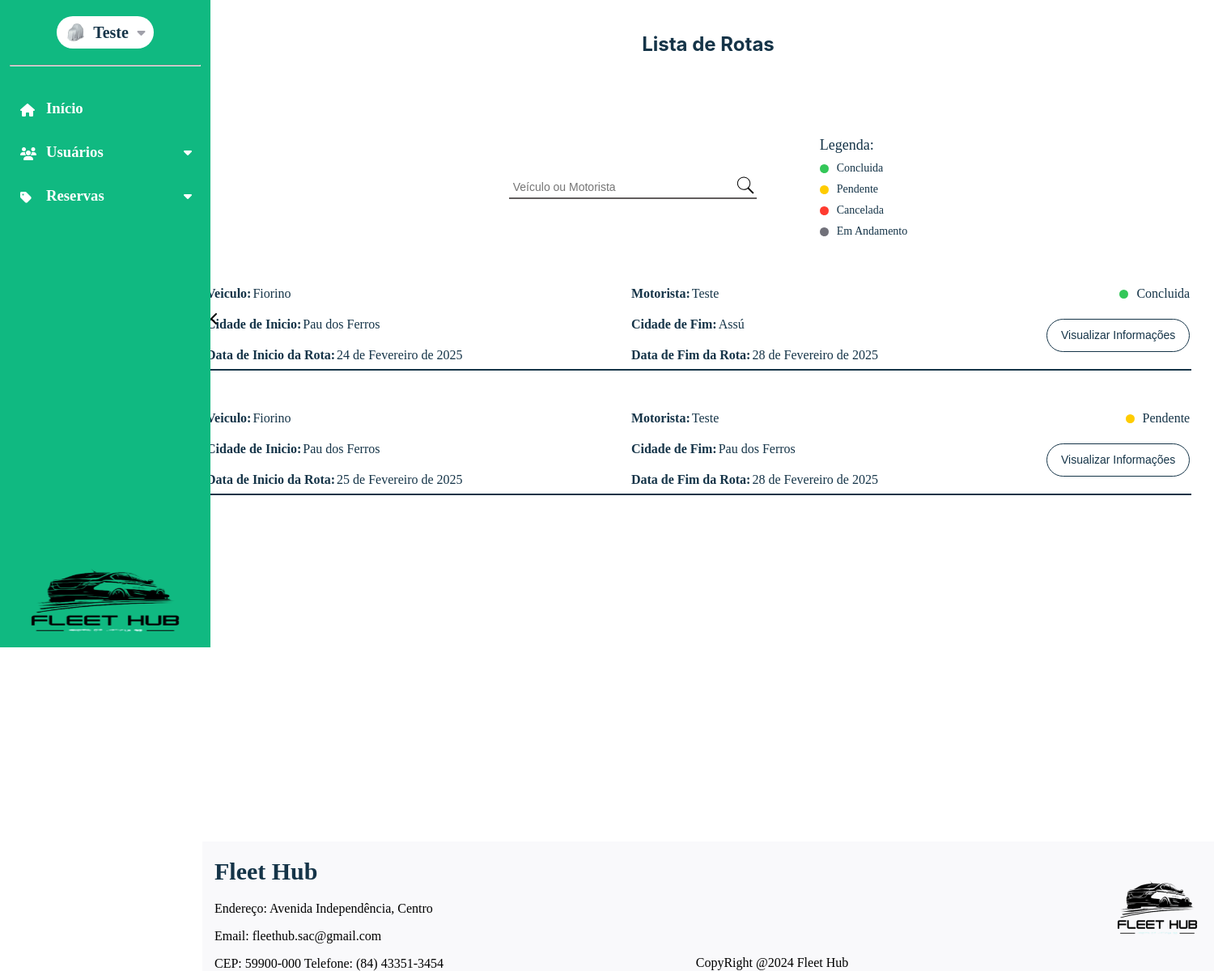
Page /listagem_rota (signed in) on the committed database.
### dashboard/models.py (models this page shows, shortened)
class CustomUser(AbstractUser):
    nome = models.CharField(max_length=50)
    email = models.EmailField(max_length=254, unique=True)
    cpf = models.CharField(max_length=11, unique=True)
    telefone = models.CharField(max_length=15)
    rua = models.CharField(max_length=35)
    bairro = models.CharField(max_length=35)
    cidade = models.CharField(max_length=35)
    cep = models.CharField(max_length=15)
    imagem = models.ImageField(
        upload_to="imagens/usuario",
        height_field=None,
        width_field=None,
        max_length=None,
        default="carro-escondido.jpg",
    )
    estado = models.ForeignKey(Estado, on_delete=models.CASCADE, null=True, blank=True)
    tipo_usuario = models.ForeignKey(TipoUsuario, on_delete=models.CASCADE, null=True, blank=True)
    status_usuario = models.ForeignKey(StatusUsuario, on_delete=models.CASCADE, null=True, blank=True)
    groups = models.ManyToManyField(
        "auth.Group",
        related_name="customuser_set",
        blank=True
    )
    user_permissions = models.ManyToManyField(
        "auth.Permission",
        related_name="customuser_permissions_set",
        blank=True
    )

class Rota(models.Model):
    data_inicio = models.DateField()
    data_fim = models.DateField()
    tipo_carga = models.ForeignKey(Tipo_Carga,on_delete=models.SET_NULL,null=True)
    cidade_inicio = models.CharField(max_length=100)
    cidade_fim = models.CharField(max_length=100)
    reserva = models.OneToOneField(Reservas,on_delete=models.CASCADE)
    data_cadastro = models.DateField(auto_now_add=True)
    data_alteracao = models.DateField(auto_now=True)
    usuario_cadastro = models.ForeignKey(
        CustomUser,
        on_delete=models.SET_NULL,
        null=True,
        blank=True,
        related_name="rota_cadastrada",
    )
    usuario_alteracao = models.ForeignKey(
        CustomUser,
        on_delete=models.SET_NULL,
        null=True,
        blank=True,
        related_name="rota_alterada",
    )

class Reservas(models.Model):
    veiculo = models.ForeignKey(Veiculo, on_delete=models.CASCADE, related_name="reservas")
    data_reserva = models.DateField()
    data_entrega = models.DateField()
    motorista = models.ForeignKey(
        CustomUser,
        on_delete=models.CASCADE,
        related_name="reservas_como_motorista",
    )
    idade_condutor = models.IntegerField()
    valor = models.FloatField()
    forma_pagamento = models.CharField(max_length=30)
    status_reserva = models.ForeignKey(Status_Reserva, on_delete=models.CASCADE, related_name="reservas_status")
    data_cadastro = models.DateField(auto_now_add=True)
    data_alteracao = models.DateField(auto_now=True)
    usuario_cadastro = models.ForeignKey(
        CustomUser,
        on_delete=models.SET_NULL,
        null=True,
        blank=True,
        related_name="reservas_cadastradas",
    )
    usuario_alteracao = models.ForeignKey(
        CustomUser,
        on_delete=models.SET_NULL,
        null=True,
        blank=True,
        related_name="reservas_alteradas",
    )

class Veiculo(models.Model):
    modelo = models.CharField(max_length=50)
    marca = models.CharField(max_length=100)
    valor_compra = models.FloatField()
    ano = models.IntegerField()
    km = models.IntegerField()
    tipo = models.ForeignKey(Tipo_Veiculo,on_delete=models.SET_NULL,null=True)
    motor = models.CharField(max_length=10)
    placa = models.CharField(max_length=20)
    chassi = models.CharField(max_length=20)
    cor = models.CharField(max_length=50, default="indefinido")
    imagem = models.ImageField(
        upload_to="imagens/veiculos",
        height_field=None,
        width_field=None,
        max_length=None,
        default="media/carro-escondido.jpg",
    )
    status = models.ForeignKey(
    Status_Veiculo,
    on_delete=models.SET_NULL,
    null=True,
    blank=True,
    related_name="veiculos_status"
)
    data_cadastro = models.DateField(auto_now_add=True)
    data_alteracao = models.DateField(auto_now=True)
    usuario_cadastro = models.ForeignKey(
        CustomUser,
        on_delete=models.SET_NULL,
        null=True,
        blank=True,
        related_name="veiculos_cadastrados",
    )
    usuario_alteracao = models.ForeignKey(
        CustomUser,
        on_delete=models.SET_NULL,
        null=True,
        blank=True,
        related_name="veiculos_alterados",
    )

class Status_Reserva(models.Model):
    status = models.CharField(max_length=50, default="Indefinido")
    status_cor = models.CharField(max_length=10,null=True)

### dashboard/views.py (the view)
# urls.py: path("listagem_rota",views.listagem_rota,name='listagem_rota'),
@login_required
def listagem_rota(request):
    querry = request.GET.get('query','').strip()
    rotas = Rota.objects.all()
    if querry:
        rotas = rotas.filter(
            Q(reserva__veiculo__modelo__icontains=querry) | Q(reserva__motorista__nome__icontains=querry)
        )
    return render(request,'dashboard/listagem_rota.html',{
        'rotas' : rotas
    })

### dashboard/templates/dashboard/listagem_rota.html (shortened to what this page needs)
{% extends 'base.html' %}
{% load static %}
{% block page_name %}Listagem_Rotas{% endblock page_name %}
{% block estilos %}
<link rel="stylesheet" href="{% static 'css/listagem_rota.css' %}">
{% endblock estilos %}
{% block content %}
<section id="content-listagem">
    <h1 id="page_title">Lista de Rotas</h1>
    <div id="search-legenda">
    <div id="search-box">
        <form action="" method="GET">
                <div id="descr-search">
                    <input type="text" id="search-input" name="query" placeholder="Veículo ou Motorista" style="border: none; outline: none; padding: 5px; font-size: 14px; flex: 1;">
                    <button type="submit" style="background: none; border: none; cursor: pointer; padding: 0;">
                    </button>
                </div>
            <div id="linha-search"></div>
        </form>
    </div>
    <div id="legenda">
        <p>Legenda:</p>
        <div id="descr-legenda">
            <div id="bolinha-filtro" style="background-color: #34C759;"></div>
            <p>Concluida</p>
        </div>
        <div id="descr-legenda">
            <div id="bolinha-filtro" style="background-color: #FFCC00;"></div>
            <p>Pendente</p>
        </div>
        <div id="descr-legenda">
            <div id="bolinha-filtro" style="background-color: #FF3B30;"></div>
            <p>Cancelada</p>
        </div>
        <div id="descr-legenda">
            <div id="bolinha-filtro" style="background-color: #71717a;"></div>
            <p>Em Andamento</p>
        </div>
    </div>
    </div>
    <div id="lista-veiculos">
        {% for rota in rotas %}
            <div id="linha-final">
            <div id="linha-veiculo">
                    <div id="elementos-veiculo">
                        <div id="elementos-filhos">
                            <p id="titulo">Veiculo:</p>
                            <p id="resultado">{{rota.reserva.veiculo.modelo}}</p>
                        </div>
                        <div id="elementos-filhos">
                            <p id="titulo">Cidade de Inicio:</p>
                            <p id="resultado">{{rota.cidade_inicio}}</p>
                        </div>
                        <div id="elementos-filhos">
                            <p id="titulo">Data de Inicio da Rota:</p>
                            <p id="resultado">{{rota.data_inicio}}</p>
                        </div>
                    </div>
                    <div id="elementos-veiculo">
                        <div id="elementos-filhos">
                            <p id="titulo">Motorista:</p>
                            <p id="resultado">{{rota.reserva.motorista.nome}}</p>
                        </div>
                        <div id="elementos-filhos">
                            <p id="titulo">Cidade de Fim:</p>
                            <p id="resultado">{{rota.cidade_fim}}</p>
                        </div>
                        <div id="elementos-filhos">
                            <p id="titulo">Data de Fim da Rota:</p>
                            <p id="resultado">{{rota.data_fim}}
                            </p>
                        </div>
                    </div>
                <div id="conteudo-esquerdo">
                    <div id="descr-legenda">
                        <div id="bolinha-filtro" style="background-color: #{{rota.reserva.status_reserva.status_cor}};"></div>
                        <p>{{rota.reserva.status_reserva.status}}</p>
                    </div>
                    <button id="botao-visualizar">
                        <a id="visualizar-link" href="{% url 'visualizacao_rota' rota.id %}">Visualizar Informações</a>
                    </button>
                </div>
        </div>
            <div id="linha"></div>
        </div>
    {% endfor %}
    </div>
</section>
{% endblock %}

### global_templates/base.html (shortened to what this page needs)
{% load static %}
<!DOCTYPE html>
<html lang="en">
<head>
    <link rel="stylesheet" href="{% static 'css/global-style.css' %}">
    {% block estilos %}{% endblock %}
    <link rel="stylesheet" href="https://cdnjs.cloudflare.com/ajax/libs/font-awesome/6.6.0/css/all.min.css"
 />
</head>
<body id="{% block body_id %}default-page{% endblock %}" data-page="{% block page_name %}default{% endblock %}">
    <div class="container-base" id="container-base">
        <aside id="sidebar">
            <div id="user-menu-sidebar">
                <div id="user_menu">
                    <img id="img_perfil" src="{{request.user.imagem.url}}" alt="" title="Imagem do Perfil">
                    <h1 id="gestor_name">{{request.user.first_name}}</h1>
                    <i id="user_icon" class="fa-solid fa-caret-down" style="color: #a1a1aa;"></i>
                </div>
                <hr>
                <div id="sidebar-expansive">
                    <a href="{% url 'tela_dashboard' %}" class="element-icon"><i class="fa-solid fa-house icon"
                            title="Início"></i>
                        <h3 id="text-init">Início</h3>
                    </a>
                    {% if user.tipo_usuario.nome == 'ADMIN' or user.tipo_usuario.nome == 'Cliente' and user.status_usuario.status == 'Ativo' %}
                        <a class="element-icon" id="id-usuarios">
                            <i class="fa-solid fa-users icon" title="Usuários"></i>
                            <h3 class="text-menu-lateral" id="text-users">Usuários</h3>
                            <i id="icon_usuarios" class="fa-solid fa-caret-down"
                                style="color: rgb(255, 255, 255); display: block; transform: rotate(0deg);">
                            </i>
                        </a>
                    {% endif %}
                    {% if user.tipo_usuario.nome == 'ADMIN' or user.tipo_usuario.nome == 'Cliente' and user.status_usuario.status == 'Ativo' %}
                        <a class="element-icon" id="id-reservas"><i class="fa-solid fa-tag icon" title="Reservas"></i>
                            <h3 class="text-menu-lateral" id="text-reservations">Reservas</h3>
                                <i id="icon_reservas" class="fa-solid fa-caret-down"
                                style="color: rgb(255, 255, 255); display: block; transform: rotate(0deg);"></i>
                        </a>
                    {% endif %}
                </div>
                <img src="{% static 'img/logo_fleethub.png' %}" alt="" style="width: 100%;">
            </div>
            <div id="div-img_sidebar-expansive"><i id="img_sidebar-expansive" class="fa-solid fa-chevron-left"></i></div>
        </aside>
    </div>
    <div id="content-and-footer">
        <div id='container-block-content'>
            {% block content %}{% endblock content %}
        </div>
        <footer>
            <div class="footer-left" style="margin-left: 15px;">
                <h1>Fleet Hub</h1>
                <p>Endereço: Avenida Independência, Centro</p>
                <p>Email: fleethub.sac@gmail.com</p>
                <p style="margin-bottom: 0;">CEP: 59900-000 Telefone: (84) 43351-3454</p>
            </div>
            <div class="footer-center">
                <p style="margin-bottom: 0; margin-top: 0;">CopyRight @2024 Fleet Hub </p>
            </div>
            <div class="footer-right">
                <img id="logo_fleethub" src="{% static 'img/logo_fleethub.png' %}" alt="Logo">
            </div>
        </footer>
    </div>
</body>
</html>

### global_static/css/global-style.css (style rules this page uses)
:root { --color-white:#ffffff; --color-green-menu: #10B981; --menu-modulos-color:rgba(255,255,255,0.3); }
body { background-color:var(--color-white); margin: 0; display: flex; height: 1400px; }
hr { background-color: white; width: 90%; height: 0.5px; margin: 20px auto; }
#page_title { margin: auto; text-align: center; font-family: Inter; font-weight: bold; font-size: 24px; color: #153448; padding-top: 40px; padding-bottom: 40px; width: 1200px; }
#sidebar { background-color: var(--color-green-menu); display: flex; width: 260px; position: fixed; height: 100vh; }
.container-base { display: grid; transition: 800ms; grid-template-columns: 250px 1fr; height: 100vh; }
#user_menu { display: flex; justify-content: space-evenly; align-items: center; width: 120px; height: 40px; border-radius: 50px; background-color: var(--color-white); margin-top: 20px; }
.text-menu-lateral { width: 150px; }
#user_icon { transition: 400ms; }
#gestor_name { font-size: 20px; }
#img_perfil { border-radius: 50%; width: 24px; height: 24px; }
.fa-caret-down { transition: 0.5s; }
#user-menu-sidebar { display: flex; flex-direction: column; align-items: center; }
#img_sidebar-expansive { width: 28px; height: 28px; }
#div-img_sidebar-expansive { width: 28px; height: auto; display: flex; align-items: center; }
#sidebar-expansive { background-color: var(--color-green-menu); width: 260px; height: 100% }
.element-icon { text-decoration: none; display: flex; align-items: center; gap: 20px; margin-left: 15px; margin-right: 15px; margin-top: 10px; width: 230px; height: 44px; border-radius: 10px; }
.icon { width: 12px; height: 12px; margin-left: 10px; color: var(--color-white); }
#sidebar-expansive h3 { color: var(--color-white); }
#content-and-footer { display: grid; grid-template-rows: 1fr auto; width: 100%; }
footer { width: 100%; height: auto; margin: 0; display: flex; flex-direction: row; justify-content: space-between; align-items: center; background-color: rgba(239,240,244,0.4); }
footer #logo_fleethub { width: 140px; height: 107px; }
.footer-center { margin-top:140px; }

### rows in the picture
CustomUser: user.imagem (picture), user.first_name "Teste"
Rota: reserva.veiculo.modelo "Fiorino", cidade_inicio "Pau dos Ferros", data_inicio "24 de Fevereiro de 2025", reserva.motorista.nome "Teste", cidade_fim "Assú", data_fim "28 de Fevereiro de 2025", reserva.status_reserva.status "Concluida"
Rota: reserva.veiculo.modelo "Fiorino", cidade_inicio "Pau dos Ferros", data_inicio "25 de Fevereiro de 2025", reserva.motorista.nome "Teste", cidade_fim "Pau dos Ferros", data_fim "28 de Fevereiro de 2025", reserva.status_reserva.status "Pendente"
